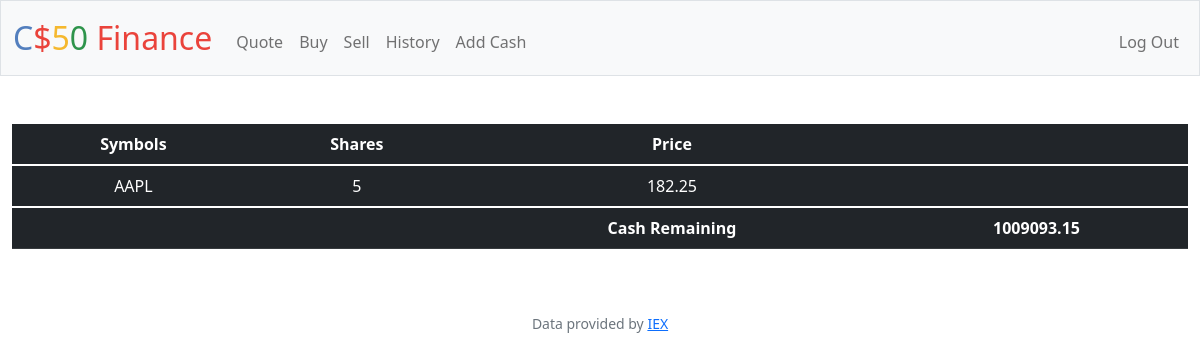
Screenshot of / (signed in) with the database file from the repository.
### tables this page shows
CREATE TABLE 'transactions' ('id' INTEGER PRIMARY KEY AUTOINCREMENT NOT NULL, 'user_id' INTEGER, 'symbol' TEXT, 'shares' INTEGER, 'price' REAL, 'date' DATETIME DEFAULT CURRENT_TIMESTAMP);

CREATE TABLE users (id INTEGER PRIMARY KEY AUTOINCREMENT NOT NULL, username TEXT NOT NULL, hash TEXT NOT NULL, cash NUMERIC NOT NULL DEFAULT 10000.00);

### app.py (the view)
@app.route("/")
@login_required
def index():
    user_id = session["user_id"]
    transactions_db = db.execute("SELECT symbol, SUM(shares) AS shares, price FROM transactions WHERE user_id = ? GROUP BY symbol", user_id)
    cash_db = db.execute("SELECT cash FROM users WHERE id = ?", user_id)
    cash = cash_db[0]["cash"]
    return render_template("index.html", database = transactions_db, cash = cash)

### app.py (called while the page is built)
@app.after_request
def after_request(response):
    response.headers["Cache-Control"] = "no-cache, no-store, must-revalidate"
    response.headers["Expires"] = 0
    response.headers["Pragma"] = "no-cache"
    return response

### helpers.py (called while the page is built)
def login_required(f):
    @wraps(f)
    def decorated_function(*args, **kwargs):
        if session.get("user_id") is None:
            return redirect("/login")
        return f(*args, **kwargs)
    return decorated_function

### templates/index.html (shortened to what this page needs)
{% extends "layout.html" %}
{% block main %}
    <table class="table table-dark table-stripped">
        <thead>
            <tr>
                <th scope="col">Symbols</th>
                <th scope="col">Shares</th>
                <th scope="col">Price</th>
                <th scope="col"></th>
            </tr>
        </thead>
        <tbody>
            {% for row in database %}
            <tr>
                <td>{{ row["symbol"] }}</td>
                <td>{{ row["shares"] }}</td>
                <td>{{ row["price"] }}</td>
                <td></td>
            </tr>
            {% endfor %}
        </tbody>
        <tfoot>
            <tr>
                <td></td>
                <td></td>
                <th scope="1">Cash Remaining</th>
                <th>{{ cash }}</th>
            </tr>
        </tfoot>
    </table>
{% endblock %}

### rows the page displays
transactions: symbol "AAPL", shares "5", price "182.25"
users: cash "1009093.15"
